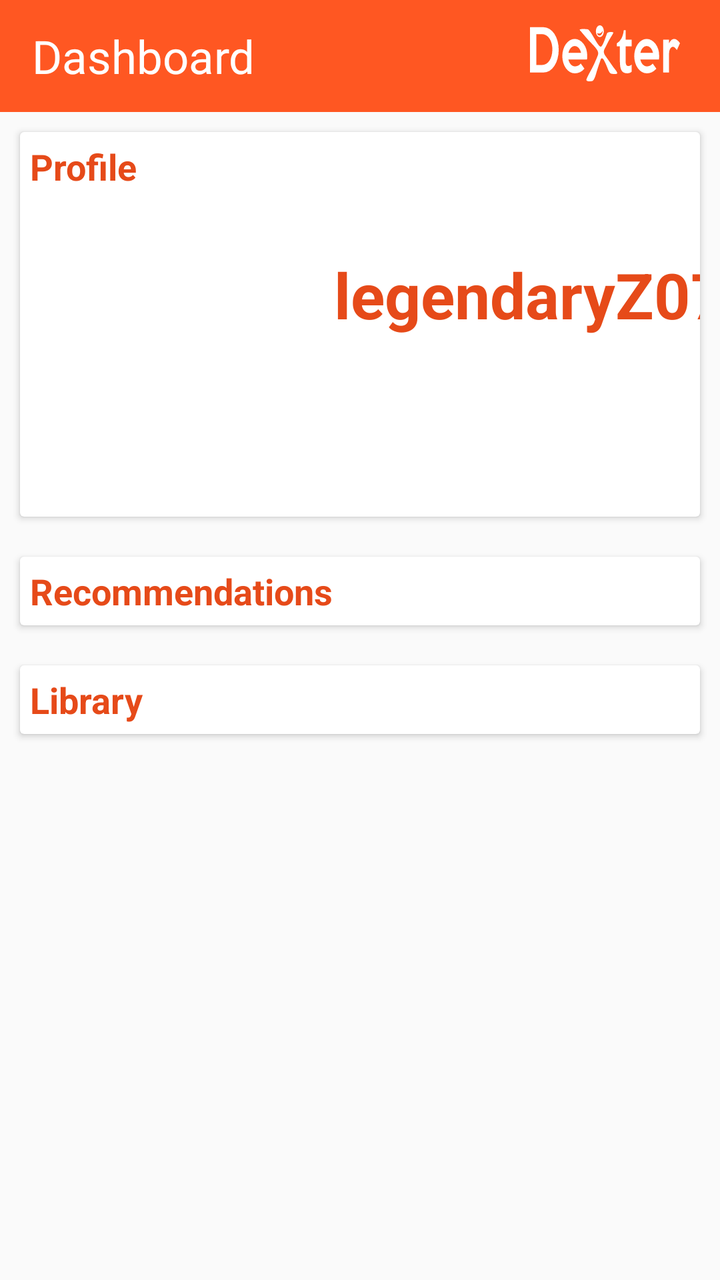
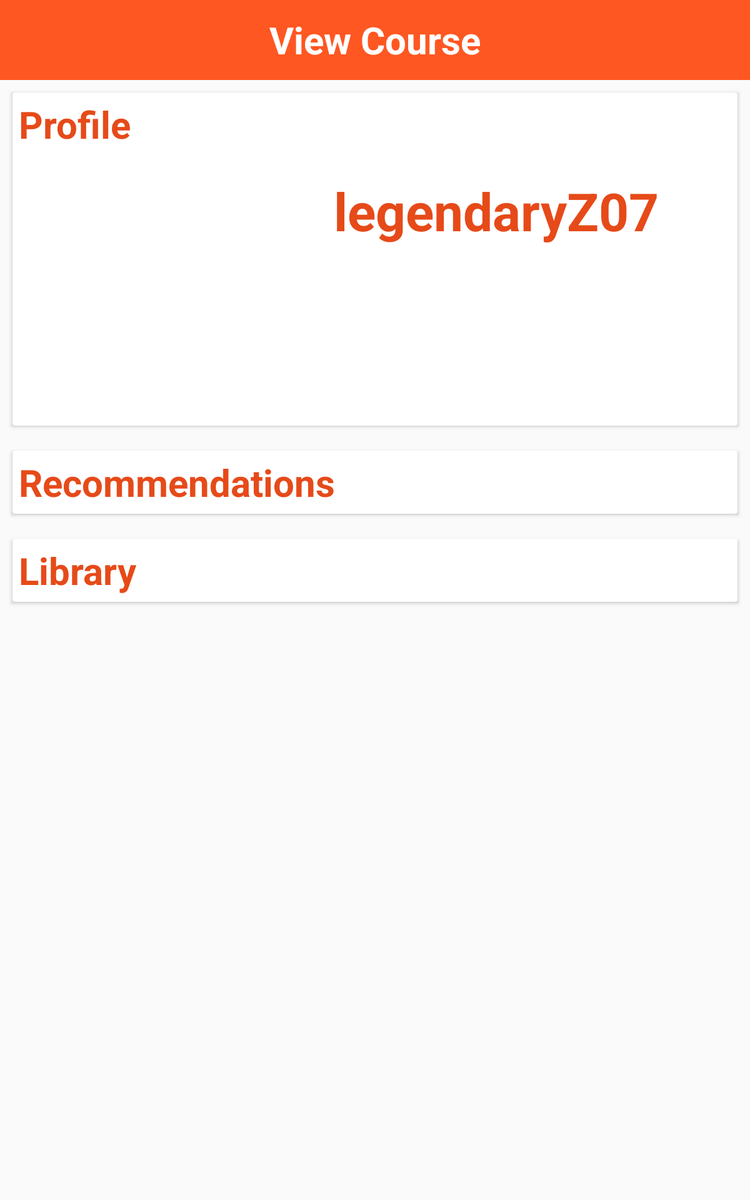

One screen, two layout resources from the same app: the default and the repository's alternative for another configuration. Each is rendered where Android would select it; the XML of both is given below.
<!-- AndroidManifest.xml: application theme AppTheme -->
<!-- res/layout/dashboard_activity.xml -->
<?xml version="1.0" encoding="utf-8"?>
<LinearLayout xmlns:android="http://schemas.android.com/apk/res/android"
    xmlns:app="http://schemas.android.com/apk/res-auto"
    xmlns:tools="http://schemas.android.com/tools"
    android:layout_width="match_parent"
    android:layout_height="match_parent"
    android:orientation="vertical"
    tools:context=".DashboardActivity">


    <android.support.v7.widget.Toolbar
        android:id="@+id/toolbar"
        android:layout_width="match_parent"
        android:layout_height="wrap_content"
        android:background="?android:attr/colorPrimary"
        android:theme="?android:attr/actionBarTheme"
        app:title="@string/title_activity_dashboard">

        <RelativeLayout
            android:layout_width="match_parent"
            android:layout_height="match_parent">

            <TextView
                android:id="@+id/tvTitle"
                android:layout_width="wrap_content"
                android:layout_height="wrap_content"
                android:layout_alignParentLeft="true"
                android:layout_centerInParent="true"
                android:text="@string/title_activity_dashboard"
                android:textColor="#ffff"
                android:textSize="23sp" />

            <ImageView
                android:id="@+id/imgvDexLogoBar"
                android:layout_width="75dp"
                android:layout_height="28dp"
                android:layout_alignParentEnd="true"
                android:layout_alignParentTop="true"
                android:layout_marginEnd="20dp"
                android:contentDescription="Dexter Logo"
                android:scaleType="fitXY"
                app:srcCompat="@drawable/dextor_logo_white_vector" />

        </RelativeLayout>
    </android.support.v7.widget.Toolbar>

    <android.support.v4.widget.NestedScrollView
        android:layout_width="match_parent"
        android:layout_height="match_parent"
        android:fillViewport="true">

        <LinearLayout
            android:layout_width="match_parent"
            android:layout_height="wrap_content"
            android:orientation="vertical" >

            <android.support.v7.widget.CardView
                android:layout_width="match_parent"
                android:layout_height="wrap_content"
                android:layout_marginLeft="10dp"
                android:layout_marginRight="10dp"
                android:layout_marginTop="10dp" >

                <LinearLayout
                    android:layout_width="match_parent"
                    android:layout_height="match_parent"
                    android:orientation="vertical">

                    <TextView
                        android:id="@+id/profileCardTitle"
                        android:layout_width="match_parent"
                        android:layout_height="wrap_content"
                        android:padding="5dp"
                        android:text="@string/card_title_profile"
                        android:textColor="@color/colorPrimaryDark"
                        android:textSize="18sp"
                        android:textStyle="bold" />

                    <android.support.constraint.ConstraintLayout
                        android:id="@+id/profileLayout"
                        android:layout_width="match_parent"
                        android:layout_height="match_parent"
                        android:orientation="horizontal">

                        <ImageView
                            android:id="@+id/imgvProfile"
                            android:layout_width="132dp"
                            android:layout_height="142dp"
                            android:layout_marginBottom="8dp"
                            android:layout_marginLeft="8dp"
                            android:layout_marginStart="8dp"
                            android:layout_marginTop="8dp"
                            android:contentDescription="@string/profile_image"
                            app:layout_constraintBottom_toBottomOf="parent"
                            app:layout_constraintStart_toStartOf="parent"
                            app:layout_constraintTop_toTopOf="parent"
                            app:srcCompat="@mipmap/ic_launcher"
                            tools:layout_conversion_absoluteHeight="72dp"
                            tools:layout_conversion_absoluteWidth="364dp" />

                        <TextView
                            android:id="@+id/tvUserName"
                            android:layout_width="198dp"
                            android:layout_height="62dp"
                            android:layout_marginBottom="8dp"
                            android:layout_marginEnd="8dp"
                            android:layout_marginStart="16dp"
                            android:layout_marginTop="16dp"
                            android:gravity="center"
                            android:orientation="vertical"
                            android:text="legendaryZ07"
                            android:textColor="@color/colorPrimaryDark"
                            android:textStyle="bold"
                            android:autoSizeTextType="uniform"
                            app:layout_constraintBottom_toBottomOf="parent"
                            app:layout_constraintEnd_toEndOf="parent"
                            app:layout_constraintHorizontal_bias="0.0"
                            app:layout_constraintStart_toEndOf="@+id/imgvProfile"
                            app:layout_constraintTop_toTopOf="parent"
                            app:layout_constraintVertical_bias="0.0" />
                    </android.support.constraint.ConstraintLayout>
                </LinearLayout>

            </android.support.v7.widget.CardView>

            <Space
                android:layout_width="match_parent"
                android:layout_height="20dp" />

            <android.support.v7.widget.CardView
                android:layout_width="match_parent"
                android:layout_height="wrap_content"
                android:layout_marginLeft="10dp"
                android:layout_marginRight="10dp">

                <LinearLayout
                    android:layout_width="match_parent"
                    android:layout_height="wrap_content"
                    android:orientation="vertical">

                    <TextView
                        android:id="@+id/cardTitle"
                        android:layout_width="match_parent"
                        android:layout_height="wrap_content"
                        android:padding="5dp"
                        android:text="@string/card_title_recommendations"
                        android:textColor="@color/colorPrimaryDark"
                        android:textSize="18sp"
                        android:textStyle="bold" />

                    <HorizontalScrollView
                        android:layout_width="match_parent"
                        android:layout_height="wrap_content">

                        <LinearLayout
                            android:id="@+id/recommendedLayout"
                            android:layout_width="wrap_content"
                            android:layout_height="wrap_content"
                            android:focusableInTouchMode="false"
                            android:orientation="horizontal">

                            <android.support.v7.widget.CardView
                                android:layout_width="match_parent"
                                android:layout_height="match_parent" />
                        </LinearLayout>
                    </HorizontalScrollView>
                </LinearLayout>

            </android.support.v7.widget.CardView>

            <Space
                android:layout_width="match_parent"
                android:layout_height="20dp" />

            <android.support.v7.widget.CardView
                android:layout_width="match_parent"
                android:layout_height="wrap_content"
                android:layout_marginLeft="10dp"
                android:layout_marginRight="10dp">

                <LinearLayout
                    android:layout_width="match_parent"
                    android:layout_height="match_parent"
                    android:orientation="vertical">

                    <TextView
                        android:id="@+id/libraryCardTitle"
                        android:layout_width="match_parent"
                        android:layout_height="wrap_content"
                        android:padding="5dp"
                        android:text="@string/card_title_library"
                        android:textColor="@color/colorPrimaryDark"
                        android:textSize="18sp"
                        android:textStyle="bold" />

                    <TableLayout
                        android:id="@+id/libraryTableLayout"
                        android:layout_width="match_parent"
                        android:layout_height="match_parent">

                    </TableLayout>
                </LinearLayout>

            </android.support.v7.widget.CardView>

        </LinearLayout>
    </android.support.v4.widget.NestedScrollView>
</LinearLayout>
<!-- resources referenced by this layout -->
<resources>
  <color name="colorPrimaryDark">#E64A19</color>
  <!-- drawable dextor_logo_white_vector: vector/xml drawable (drawable, 4506 chars, omitted) -->
  <string name="card_title_library">Library</string>
  <string name="card_title_profile">Profile</string>
  <string name="card_title_recommendations">Recommendations</string>
  <string name="profile_image">Profile Picture</string>
  <string name="title_activity_dashboard">Dashboard</string>
  <style name="AppTheme" parent="Theme.AppCompat.Light.NoActionBar">
          
          <item name="colorPrimary">@color/colorPrimary</item>
          <item name="colorPrimaryDark">@color/colorPrimaryDark</item>
          <item name="colorAccent">@color/colorAccent</item>
  
          <item name="android:homeAsUpIndicator">@drawable/ic_arrow_back</item>
      </style>
  <color name="colorPrimary">#FF5722</color>
  <color name="colorAccent">#448AFF</color>
</resources>
<!-- res/layout-sw600dp/dashboard_activity.xml (the repository's variant of the layout above) -->
<!-- drawn on a 7-inch tablet held upright -->
<?xml version="1.0" encoding="utf-8"?>
<LinearLayout xmlns:android="http://schemas.android.com/apk/res/android"
    xmlns:app="http://schemas.android.com/apk/res-auto"
    xmlns:tools="http://schemas.android.com/tools"
    android:id="@+id/dashboard_layout_sw600dp"
    android:layout_width="match_parent"
    android:layout_height="match_parent"
    android:orientation="vertical"
    tools:context=".DashboardActivity">


    <include layout="@layout/custom_toolbar" />

    <android.support.v4.widget.NestedScrollView
        android:layout_width="match_parent"
        android:layout_height="match_parent"
        android:fillViewport="true">

        <LinearLayout
            android:layout_width="match_parent"
            android:layout_height="wrap_content"
            android:orientation="vertical">

            <android.support.v7.widget.CardView
                android:layout_width="match_parent"
                android:layout_height="wrap_content"
                android:layout_marginLeft="10dp"
                android:layout_marginRight="10dp"
                android:layout_marginTop="10dp">

                <LinearLayout
                    android:layout_width="match_parent"
                    android:layout_height="match_parent"
                    android:orientation="vertical">

                    <TextView
                        android:id="@+id/profileCardTitle"
                        android:layout_width="match_parent"
                        android:layout_height="0dp"
                        android:layout_weight="1"
                        android:gravity="center_vertical"
                        android:padding="5dp"
                        android:text="@string/card_title_profile"
                        android:textColor="@color/colorPrimaryDark"
                        android:textSize="@dimen/medium_heading"
                        android:textStyle="bold" />

                    <android.support.constraint.ConstraintLayout
                        android:id="@+id/profileLayout"
                        android:layout_width="match_parent"
                        android:layout_height="0dp"
                        android:layout_weight="3"
                        android:orientation="horizontal">

                        <ImageView
                            android:id="@+id/imgvProfile"
                            android:layout_width="180dp"
                            android:layout_height="200dp"
                            android:layout_marginBottom="8dp"
                            android:layout_marginStart="4dp"
                            android:layout_marginTop="8dp"
                            android:contentDescription="@string/profile_image"
                            app:layout_constraintBottom_toBottomOf="parent"
                            app:layout_constraintStart_toStartOf="parent"
                            app:layout_constraintTop_toTopOf="parent"
                            app:srcCompat="@mipmap/ic_launcher"
                            tools:layout_conversion_absoluteHeight="72dp"
                            tools:layout_conversion_absoluteWidth="364dp" />

                        <TextView
                            android:id="@+id/tvUserName"
                            android:layout_width="373dp"
                            android:layout_height="wrap_content"
                            android:layout_marginBottom="8dp"
                            android:layout_marginEnd="8dp"
                            android:layout_marginStart="16dp"
                            android:layout_marginTop="16dp"
                            android:gravity="center"
                            android:orientation="vertical"
                            android:text="legendaryZ07"
                            android:textColor="@color/colorPrimaryDark"
                            android:textSize="@dimen/xlarge_heading"
                            android:textStyle="bold"
                            app:layout_constraintBottom_toBottomOf="parent"
                            app:layout_constraintEnd_toEndOf="parent"
                            app:layout_constraintHorizontal_bias="0.0"
                            app:layout_constraintStart_toEndOf="@+id/imgvProfile"
                            app:layout_constraintTop_toTopOf="parent"
                            app:layout_constraintVertical_bias="0.0" />
                    </android.support.constraint.ConstraintLayout>
                </LinearLayout>

            </android.support.v7.widget.CardView>

            <Space
                android:layout_width="match_parent"
                android:layout_height="20dp" />

            <android.support.v7.widget.CardView
                android:layout_width="match_parent"
                android:layout_height="wrap_content"
                android:layout_marginLeft="10dp"
                android:layout_marginRight="10dp">

                <LinearLayout
                    android:layout_width="match_parent"
                    android:layout_height="wrap_content"
                    android:orientation="vertical">

                    <TextView
                        android:id="@+id/cardTitle"
                        android:layout_width="match_parent"
                        android:layout_height="wrap_content"
                        android:padding="5dp"
                        android:text="@string/card_title_recommendations"
                        android:textColor="@color/colorPrimaryDark"
                        android:textSize="@dimen/medium_heading"
                        android:textStyle="bold" />

                    <HorizontalScrollView
                        android:layout_width="match_parent"
                        android:layout_height="wrap_content">

                        <LinearLayout
                            android:id="@+id/recommendedLayout"
                            android:layout_width="wrap_content"
                            android:layout_height="wrap_content"
                            android:focusableInTouchMode="false"
                            android:orientation="horizontal">


                        </LinearLayout>
                    </HorizontalScrollView>
                </LinearLayout>

            </android.support.v7.widget.CardView>

            <Space
                android:layout_width="match_parent"
                android:layout_height="20dp" />

            <android.support.v7.widget.CardView
                android:layout_width="match_parent"
                android:layout_height="wrap_content"
                android:layout_marginLeft="10dp"
                android:layout_marginRight="10dp">

                <LinearLayout
                    android:layout_width="match_parent"
                    android:layout_height="match_parent"
                    android:orientation="vertical">

                    <TextView
                        android:id="@+id/libraryCardTitle"
                        android:layout_width="match_parent"
                        android:layout_height="wrap_content"
                        android:padding="5dp"
                        android:text="@string/card_title_library"
                        android:textColor="@color/colorPrimaryDark"
                        android:textSize="@dimen/medium_heading"
                        android:textStyle="bold" />

                    <TableLayout
                        android:id="@+id/libraryTableLayout"
                        android:layout_width="match_parent"
                        android:layout_height="match_parent">

                    </TableLayout>
                </LinearLayout>

            </android.support.v7.widget.CardView>

        </LinearLayout>
    </android.support.v4.widget.NestedScrollView>
</LinearLayout>
<!-- res/layout/custom_toolbar.xml (included above) -->
<?xml version="1.0" encoding="utf-8"?>
<android.support.constraint.ConstraintLayout
    xmlns:android="http://schemas.android.com/apk/res/android"
    xmlns:app="http://schemas.android.com/apk/res-auto"
    xmlns:tools="http://schemas.android.com/tools"
    android:layout_width="match_parent"
    android:layout_height="wrap_content">

    <android.support.v7.widget.Toolbar
        android:id="@+id/toolbar"
        android:layout_width="match_parent"
        android:layout_height="wrap_content"
        android:background="?attr/colorPrimary"
        android:contentDescription="Dexter Logo"
        android:minHeight="?attr/actionBarSize"
        android:theme="?attr/actionBarTheme"
        app:title="@string/title_activity_welcome">

        <android.support.constraint.ConstraintLayout
            android:id="@+id/toolBarItems"
            android:layout_width="match_parent"
            android:layout_height="match_parent"
            tools:layout_editor_absoluteX="16dp"
            tools:layout_editor_absoluteY="13dp">

            <TextView
                android:id="@+id/tvTitle"
                android:layout_width="wrap_content"
                android:layout_height="wrap_content"
                android:layout_marginBottom="8dp"
                android:layout_marginEnd="8dp"
                android:layout_marginStart="8dp"
                android:layout_marginTop="8dp"
                android:text="@string/title_activity_course"
                android:textColor="#ffff"
                android:textSize="@dimen/medium_heading"
                android:textStyle="bold"
                app:layout_constraintBottom_toBottomOf="parent"
                app:layout_constraintEnd_toEndOf="parent"
                app:layout_constraintStart_toStartOf="parent"
                app:layout_constraintTop_toTopOf="parent" />

        </android.support.constraint.ConstraintLayout>
    </android.support.v7.widget.Toolbar>


</android.support.constraint.ConstraintLayout>
<!-- resources referenced by the variant -->
<!-- as a 7-inch tablet held upright resolves them -->
<resources>
  <color name="colorPrimaryDark">#E64A19</color>
  <dimen name="medium_heading">30sp</dimen>
  <dimen name="xlarge_heading">42sp</dimen>
  <string name="card_title_library">Library</string>
  <string name="card_title_profile">Profile</string>
  <string name="card_title_recommendations">Recommendations</string>
  <string name="profile_image">Profile Picture</string>
  <string name="title_activity_course">View Course</string>
  <string name="title_activity_welcome">DexApp</string>
  <style name="AppTheme" parent="Theme.AppCompat.Light.NoActionBar">
          
          <item name="colorPrimary">@color/colorPrimary</item>
          <item name="colorPrimaryDark">@color/colorPrimaryDark</item>
          <item name="colorAccent">@color/colorAccent</item>
  
          <item name="android:homeAsUpIndicator">@drawable/ic_arrow_back</item>
      </style>
  <color name="colorPrimary">#FF5722</color>
  <color name="colorAccent">#448AFF</color>
</resources>
